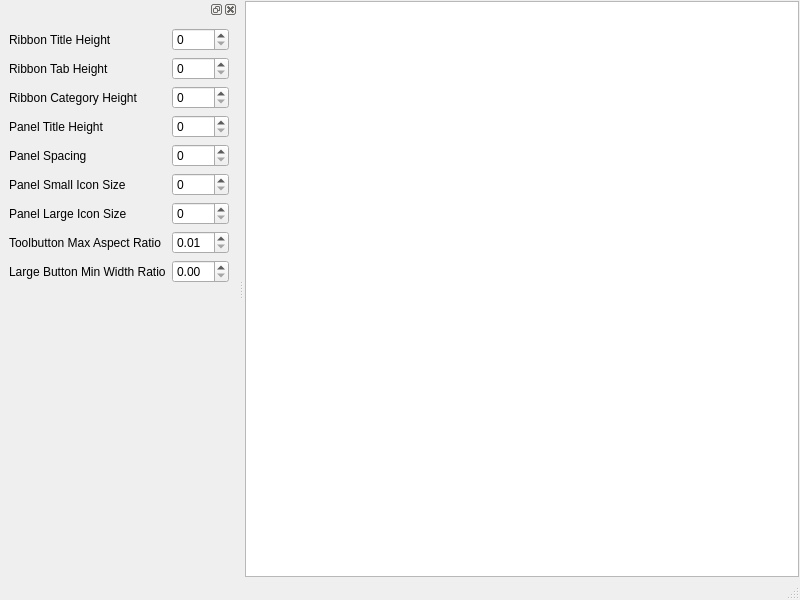
<?xml version="1.0" encoding="UTF-8"?>
<ui version="4.0">
 <class>MainWindow</class>
 <widget class="QMainWindow" name="MainWindow">
  <property name="geometry">
   <rect>
    <x>0</x>
    <y>0</y>
    <width>800</width>
    <height>600</height>
   </rect>
  </property>
  <property name="windowTitle">
   <string>MainWindow</string>
  </property>
  <widget class="QWidget" name="centralwidget">
   <layout class="QVBoxLayout" name="verticalLayout">
    <property name="spacing">
     <number>1</number>
    </property>
    <property name="leftMargin">
     <number>1</number>
    </property>
    <property name="topMargin">
     <number>1</number>
    </property>
    <property name="rightMargin">
     <number>1</number>
    </property>
    <property name="bottomMargin">
     <number>1</number>
    </property>
    <item>
     <widget class="QTextBrowser" name="textBrowser"/>
    </item>
   </layout>
  </widget>
  <widget class="QStatusBar" name="statusbar"/>
  <widget class="QDockWidget" name="dockWidget">
   <attribute name="dockWidgetArea">
    <number>1</number>
   </attribute>
   <widget class="QWidget" name="dockWidgetContents">
    <layout class="QGridLayout" name="gridLayout">
     <item row="3" column="0">
      <widget class="QLabel" name="label_4">
       <property name="text">
        <string>Panel Title Height</string>
       </property>
      </widget>
     </item>
     <item row="1" column="1">
      <widget class="QSpinBox" name="spinBoxRibbonTabHeight"/>
     </item>
     <item row="5" column="1">
      <widget class="QSpinBox" name="spinBoxPanelSmallIconSize"/>
     </item>
     <item row="0" column="0">
      <widget class="QLabel" name="label">
       <property name="text">
        <string>Ribbon Title Height</string>
       </property>
      </widget>
     </item>
     <item row="4" column="0">
      <widget class="QLabel" name="label_5">
       <property name="text">
        <string>Panel Spacing</string>
       </property>
      </widget>
     </item>
     <item row="1" column="0">
      <widget class="QLabel" name="label_2">
       <property name="text">
        <string>Ribbon Tab Height</string>
       </property>
      </widget>
     </item>
     <item row="6" column="0">
      <widget class="QLabel" name="label_7">
       <property name="text">
        <string>Panel Large Icon Size</string>
       </property>
      </widget>
     </item>
     <item row="0" column="1">
      <widget class="QSpinBox" name="spinBoxRibbonTitleHeight"/>
     </item>
     <item row="2" column="0">
      <widget class="QLabel" name="label_3">
       <property name="text">
        <string>Ribbon Category Height</string>
       </property>
      </widget>
     </item>
     <item row="2" column="1">
      <widget class="QSpinBox" name="spinBoxRibbonCategoryHeight">
       <property name="maximum">
        <number>300</number>
       </property>
      </widget>
     </item>
     <item row="3" column="1">
      <widget class="QSpinBox" name="spinBoxPanelTtitleHeight">
       <property name="maximum">
        <number>50</number>
       </property>
      </widget>
     </item>
     <item row="6" column="1">
      <widget class="QSpinBox" name="spinBoxPanelLargeIconSize"/>
     </item>
     <item row="5" column="0">
      <widget class="QLabel" name="label_6">
       <property name="text">
        <string>Panel Small Icon Size</string>
       </property>
      </widget>
     </item>
     <item row="7" column="0">
      <widget class="QLabel" name="label_8">
       <property name="text">
        <string>Toolbutton Max Aspect Ratio</string>
       </property>
      </widget>
     </item>
     <item row="4" column="1">
      <widget class="QSpinBox" name="spinBoxPanelSpacing"/>
     </item>
     <item row="7" column="1">
      <widget class="QDoubleSpinBox" name="doubleSpinBoxToolbuttonMaximumAspectRatio">
       <property name="minimum">
        <double>0.010000000000000</double>
       </property>
       <property name="maximum">
        <double>50.000000000000000</double>
       </property>
       <property name="singleStep">
        <double>0.020000000000000</double>
       </property>
      </widget>
     </item>
     <item row="8" column="0">
      <widget class="QLabel" name="label_9">
       <property name="text">
        <string>Large Button Min Width Ratio</string>
       </property>
       <property name="toolTip">
        <string>Minimum width of large buttons = button height * ratio. Lower it to make short-text buttons compact; 0 means the icon width is the lower bound</string>
       </property>
      </widget>
     </item>
     <item row="8" column="1">
      <widget class="QDoubleSpinBox" name="doubleSpinBoxLargeButtonMinimumWidthRatio">
       <property name="minimum">
        <double>0.000000000000000</double>
       </property>
       <property name="maximum">
        <double>10.000000000000000</double>
       </property>
       <property name="singleStep">
        <double>0.050000000000000</double>
       </property>
      </widget>
     </item>
     <item row="9" column="0">
      <spacer name="verticalSpacer">
       <property name="orientation">
        <enum>Qt::Vertical</enum>
       </property>
       <property name="sizeHint" stdset="0">
        <size>
         <width>20</width>
         <height>40</height>
        </size>
       </property>
      </spacer>
     </item>
    </layout>
   </widget>
  </widget>
 </widget>
 <resources/>
 <connections/>
</ui>
